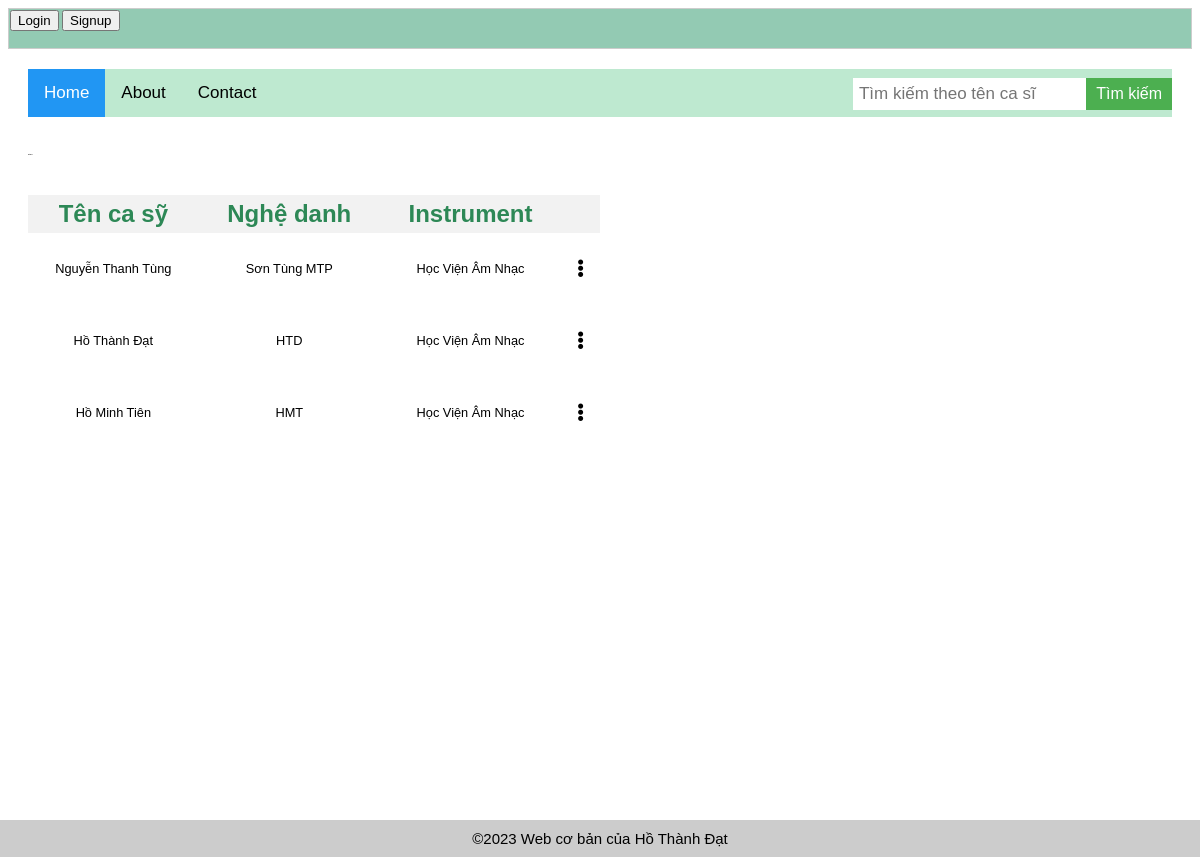
/artisr/Trang_chu, run on an earlier commit of the app's database.
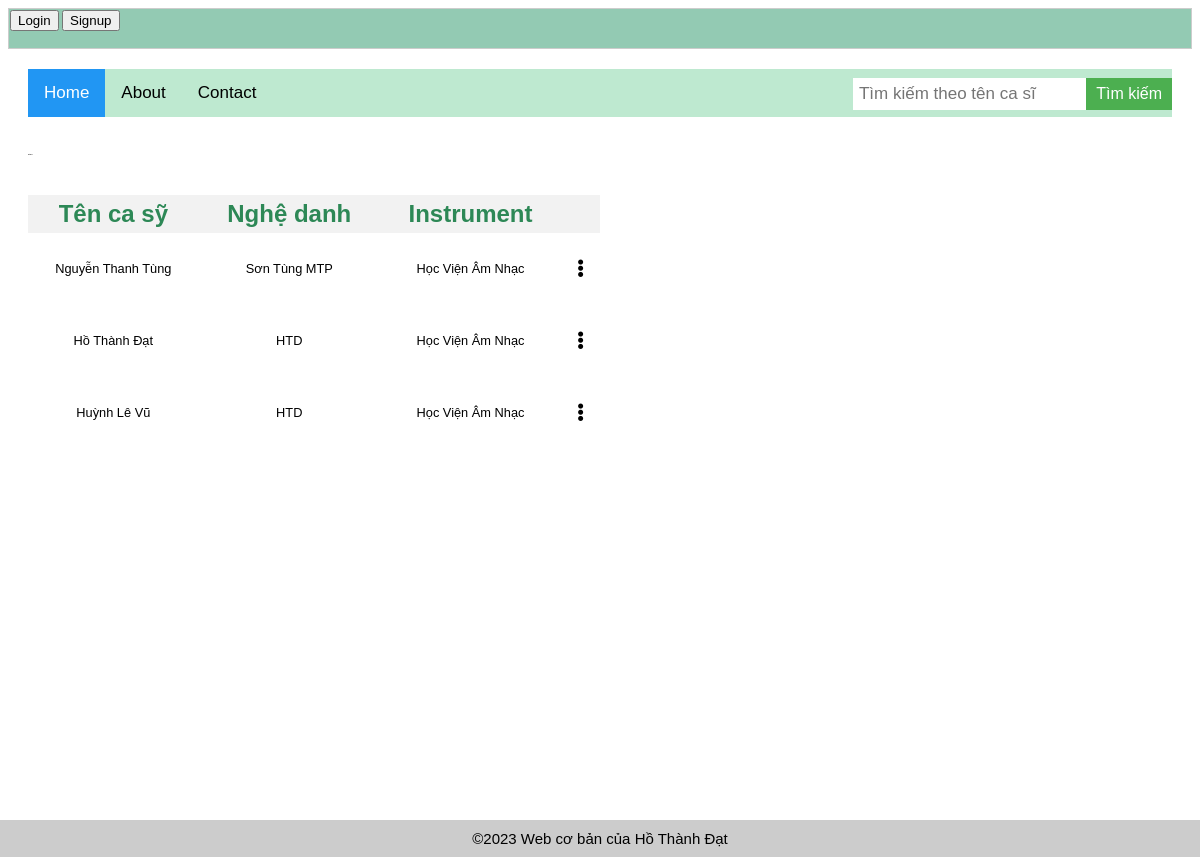
And on a later commit of the database.
### artisr/models.py (models this page shows, shortened)
class Musician(models.Model):
    first_name = models.CharField(max_length=50)
    last_name = models.CharField(max_length=50)
    instrument = models.CharField(max_length=100)
    full_name = models.TextField(null=True)

### artisr/views.py (the view)
class IndexView(generic.ListView):
    template_name = 'artisr/index.html'
    context_object_name = 'singers'
    def get_queryset(self):
        return Musician.objects.all()

### artisr/templates/artisr/index.html (shortened to what this page needs)
<!DOCTYPE html>
<html>
<head>
  {% load static %}
  <link rel="stylesheet" type="text/css" href="{% static 'css/styles.css' %}">
  <link rel="stylesheet" href="https://cdnjs.cloudflare.com/ajax/libs/font-awesome/5.15.3/css/all.min.css" />
  <link rel="stylesheet" href="https://cdnjs.cloudflare.com/ajax/libs/font-awesome/4.7.0/css/font-awesome.min.css">
</head>
<body>
  <header>
    <div class="button-group">
      {% if request.session.username %}
        <h1>Welcome, Thành viên {{ request.session.username }}</h1>
        <form action="{% url 'artisr:user_logout' %}" method="get" class="button-form">
          <input type="submit" value="Logout">
        </form>
      {% else %}
        <form action="{% url 'artisr:user_login' %}" method="get" class="button-form">
          <input type="submit" value="Login">
        </form>
        <form action="{% url 'artisr:user_signup' %}" method="get" class="button-form">
          <input type="submit" value="Signup">
        </form>
      {% endif %}
    </div>
  </header>
  <main>
    <div class="topnav">
      <a class="active" href="{% url 'artisr:index'%}">Home</a>
      <a href="#about">About</a>
      <a href="#contact">Contact</a>
      <h2>
        <form class = "search-container" action="{% url 'artisr:search_singer' %}" method="get">
          <input class = "input" type="text" name="query" placeholder="Tìm kiếm theo tên ca sĩ">
          <input  class = "button" type="submit" value="Tìm kiếm">
        </form>
      </h2>
    </div>
    <br><br>
    {% if singers %}
      <h2>List ca sĩ</h2>
      <table class="md-table">
        <thead>
          <tr class="md-table-header">
            <th>Tên ca sỹ</th>
            <th>Nghệ danh</th>
            <th>Instrument</th>
            <th></th>
          </tr>
        </thead>
        <tbody>
          {% for singer in singers %}
            <tr class="md-table-content">
              <td>{{ singer.first_name }}</td>
              <td>{{ singer.last_name }}</td>
              <td>{{ singer.instrument }}</td>
              <td>
                <div class="dropdown">
                  <button class="dropbtn"><i class="fas fa-ellipsis-v dropdown-icon"></i></button>
                </div>
              </td>
            </tr>
          {% endfor %}
        </tbody>
      </table>
    {% endif %}
  </main>
  <footer>
    <div>©2023 Web cơ bản của Hồ Thành Đạt</div>
  </footer>
</body>
</html>

### artisr/templates/artisr/index.html (style rules this page uses)
header { border:1px solid #ccc; background-color:#93cab3; color:rgb(255, 255, 255); text-align:right; padding-bottom:15px; min-height: 5vh; }
header div { font-size:18px; }
main { background-color:#ffffff; padding:20px; text-align: justify; min-height: 100vh; }
main h2 { font-family:'Segoe UI',Arial,sans-serif; font-size: 1px; }
footer { position: fixed; left: 0; bottom: 0; width: 100%; background-color: #ccc; text-align: center; padding: 10px; font-size: 15px; text-decoration-color: darkseagreen; }
.md-table { border-collapse: collapse; width: 50%; border-color: rgb(54, 39, 122); color: rgb(133, 30, 30); margin-top: 40px; }
.md-table-header { border-bottom: 1px solid rgb(143, 106, 132); color: rgb(45, 136, 86); text-align: left; font-size: 1.5em; font-weight: 700; padding: 16px 16px 16px 0; border: none; }
.md-table-content { white-space: nowrap; font-size: 0.8em; padding: 16px 16px 16px 0; height: 72px; color: rgb(0, 0, 0); border-bottom: 1px solid rgb(255, 255, 255); background-color: rgb(255, 255, 255); border: 0; }
table { border-collapse: collapse; width: 20%; border: none; }
th, td { border: none; padding: 5px; text-align: center; font-family: "Arial", sans-serif; }
th { background-color: #f2f2f2; }
.button-group { display: flex; justify-content: flex-start; margin-bottom: 1px; }
.button-form { margin-right: 50px; font-size: 1px; padding: 1px 1px; width: 1px }
.button-form:last-child { margin-right: 1px; }
.dropdown { position: relative; display: inline-block; }
.dropbtn { background-color: transparent; border: none; cursor: pointer; }
.dropdown .dropdown-icon { font-size: 18px; }
*,*:after,*:before { box-sizing:border-box; -moz-box-sizing:border-box; -webkit-box-sizing:border-box; }
* { box-sizing: border-box; }
body { font-family: Arial, Helvetica, sans-serif; }
.topnav { overflow: hidden; background-color: #bee9d0; }
.topnav a { float: left; display: block; color: black; text-align: center; padding: 14px 16px; text-decoration: none; font-size: 17px; }
.topnav a.active { background-color: #2196F3; color: white; }
.topnav .search-container { float: right; }
.topnav input[type=text] { padding: 6px; margin-top: 8px; font-size: 17px; border: none; }
.button { background-color: #4CAF50; border: none; color: white; padding: 7px 10px; text-align: center; text-decoration: none; display: inline-block; font-size: 16px; }

What changed in the data, as far as the page shows it:
removed Musician: first_name "Hồ Minh Tiên", last_name "HMT", instrument "Học Viện Âm Nhạc"
added Musician: first_name "Huỳnh Lê Vũ", last_name "HTD", instrument "Học Viện Âm Nhạc"
